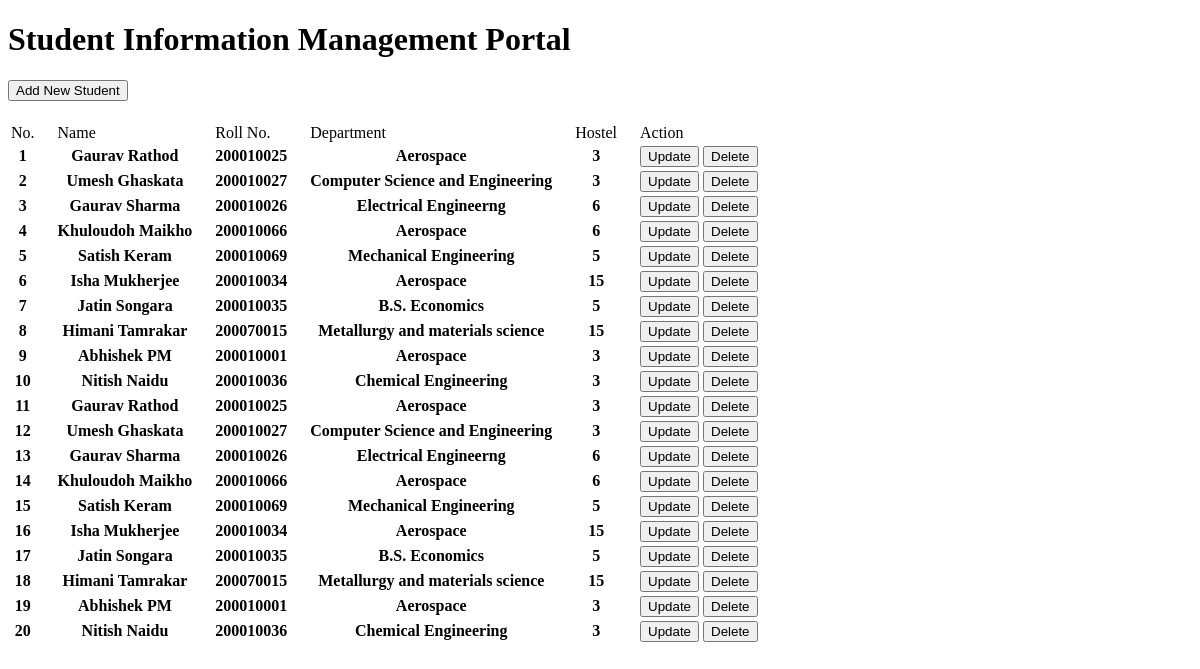
Before: / with the older database file.
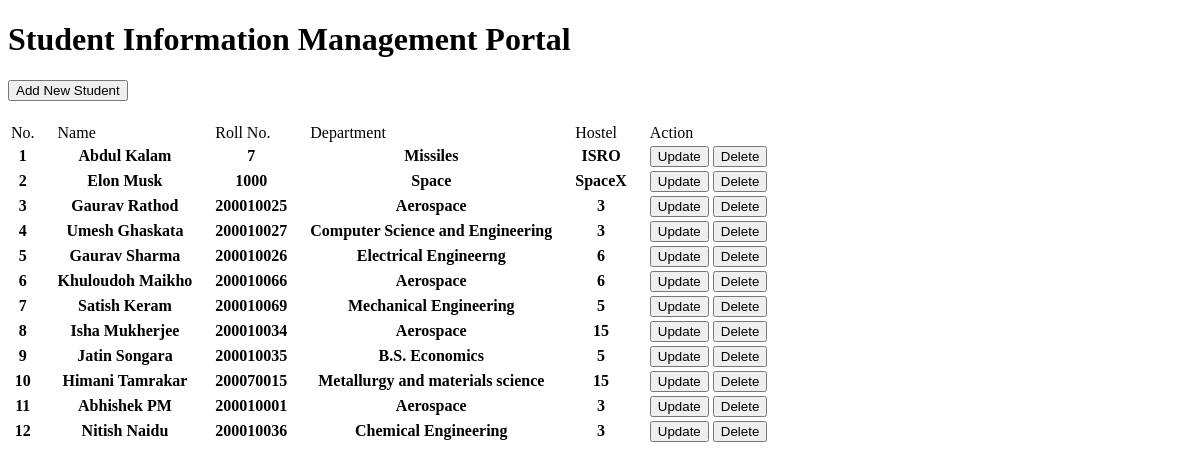
After: the same page with the newer database file.
### home/models.py (models this page shows, shortened)
class StudentProfile(models.Model):
    name = models.CharField(max_length=20)
    roll_no = models.IntegerField()
    department = models.CharField(max_length=50)
    hostel = models.CharField(max_length=20)

### home/views.py (the view)
# urls.py: path('', home, name='home'),
def home(request):
    context = {'students': StudentProfile.objects.all()}
    return render(request, 'home.html', context)

### home/templates/home.html
{% extends "layout.html" %}
{% block start %}
<a href="{% url 'add_student' %}"><button style="margin-bottom: 20px;">Add New Student</button></a>
<table>
    <tr>
        <td style="padding-right:20px">No.</td>
        <td style="padding-right:20px">Name</td>
        <td style="padding-right:20px">Roll No.</td>
        <td style="padding-right:20px">Department</td>
        <td style="padding-right:20px">Hostel</td>
        <td style="padding-right:20px">Action</td>
    </tr>
    {% for student in students %}
    <tr>
        <th style="padding-right:20px">{{forloop.counter}}</th>
        <th style="padding-right:20px">{{student.name}}</th>
        <th style="padding-right:20px">{{student.roll_no}}</th>
        <th style="padding-right:20px">{{student.department}}</th>
        <th style="padding-right:20px">{{student.hostel}}</th>
        <th style="padding-right:20px">
            <a href="{% url 'student_update' student.id %}"><button>Update</button></a>
            <a href="{% url 'student_delete' student.id %}"><button>Delete</button></a>
        </th>
    </tr>
    {% endfor %}
</table>
{% endblock %}

### home/templates/layout.html (shortened to what this page needs)
<!DOCTYPE html>
<html lang="en">
<head>
</head>
<body>
    <h1>Student Information Management Portal</h1>
    {% block start %}
    {% endblock %}
</body>
</html>

Changed rows visible on the page:
removed StudentProfile: name "Gaurav Rathod", roll_no "200010025", department "Aerospace", hostel "3"
removed StudentProfile: name "Umesh Ghaskata", roll_no "200010027", department "Computer Science and Engineering", hostel "3"
removed StudentProfile: name "Gaurav Sharma", roll_no "200010026", department "Electrical Engineerng", hostel "6"
removed StudentProfile: name "Khuloudoh Maikho", roll_no "200010066", department "Aerospace", hostel "6"
removed StudentProfile: name "Satish Keram", roll_no "200010069", department "Mechanical Engineering", hostel "5"
removed StudentProfile: name "Isha Mukherjee", roll_no "200010034", department "Aerospace", hostel "15"
removed StudentProfile: name "Jatin Songara", roll_no "200010035", department "B.S. Economics", hostel "5"
removed StudentProfile: name "Himani Tamrakar", roll_no "200070015", department "Metallurgy and materials science", hostel "15"
removed StudentProfile: name "Abhishek PM", roll_no "200010001", department "Aerospace", hostel "3"
removed StudentProfile: name "Nitish Naidu", roll_no "200010036", department "Chemical Engineering", hostel "3"
added StudentProfile: name "Abdul Kalam", roll_no "7", department "Missiles", hostel "ISRO"
added StudentProfile: name "Elon Musk", roll_no "1000", department "Space", hostel "SpaceX"
